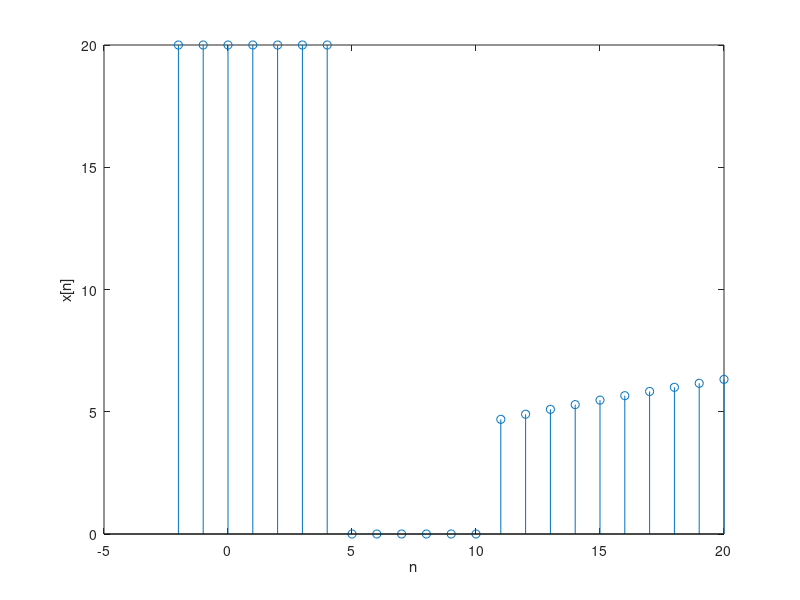

MATLAB code for this plot:
AM = 20390213;
sum_AM = sum(num2str(AM) - '0');
n = -2:20;
x = zeros(size(n));
x(n >= -2 & n <= 4) = sum_AM;
x(n > 10 & n <= 20) = sqrt(2*n(n > 10 & n <= 20));
stem(n, x);
xlabel('n');
ylabel('x[n]');
